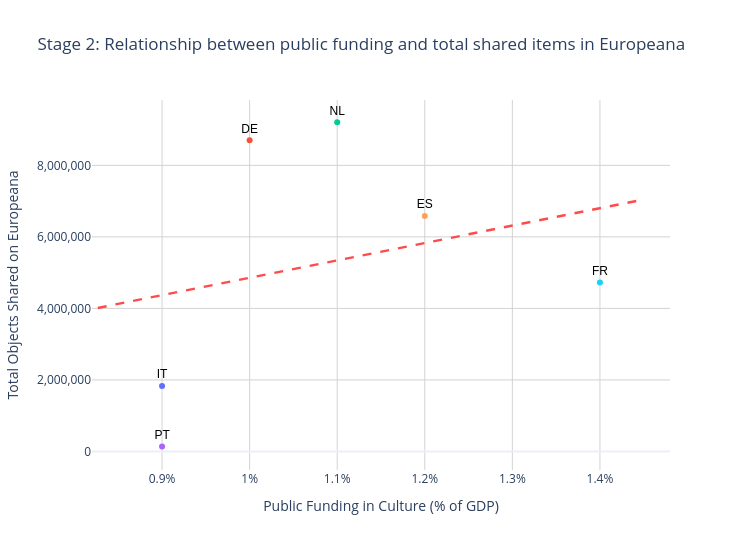

Here is the notebook cell this chart was saved with:
### Markdown cell above
This normalized 100% stacked bar chart explores the proportion of active Europeana data providers relative to the broader baseline of physical GLAM institutions mapped via Wikidata across selected countries. By removing absolute volume differences, the visual distribution highlights a notable disparity: across all observed territories, over 89% of mapped institutions do not currently appear as active contributors to Europeana's Linked Data infrastructure, gettin lost in the sea. This observational pattern suggests that a country's institutional density does not necessarily reflect its active online participation rate.

### Code cell
# Visualization Stage 2 - Culture expenditure
x_vals = df_final['culture_expenditure_gpd_2022'].values
y_vals = df_final['europeana_total'].values

m = np.sum(x_vals * y_vals) / np.sum(x_vals**2)
q = 0

x_line = np.linspace(0, x_vals.max() + 0.05, 100)
y_line = m * x_line

fig2 = px.scatter(
    df_final,
    x="culture_expenditure_gpd_2022",
    y="europeana_total",
    text="iso_code",
    color="iso_code",
    title="Stage 2: Relationship between public funding and total shared items in Europeana",
    labels={
        "culture_expenditure_gpd_2022": "Public Funding in Culture (% of GDP)",
        "europeana_total": "Total Objects Shared on Europeana"
    },
    hover_data={
        "europeana_total": ":,.0f",
        "culture_expenditure_gpd_2022": False,
        "iso_code": False
    }
)

fig2.add_trace(
    go.Scatter(
        x=x_line,
        y=y_line,
        mode="lines",
        name="Global Trendline (OLS)",
        line=dict(dash="dash", color="#FF4B4B", width=2.5),
        showlegend=False,
        hoverinfo="skip"
    )
)

fig2.update_layout(
    template="plotly_white",
    height=550,
    width=750,
    showlegend=False,
    xaxis=dict(
        showgrid=True,
        gridcolor="lightgray",
        ticksuffix="%",
        range=[x_vals.min() - 0.08, x_vals.max() + 0.08]
    ),
    yaxis=dict(
        showgrid=True,
        gridcolor="lightgray",
        tickformat=","
    )
)

fig2.update_traces(
    selector=dict(mode="markers+text"),
    textposition="top center",
    textfont=dict(size=12, family="sans-serif", color="black")
)


fig2.show()

### Figure 1 — Plotly figure (JSON) as saved in the notebook; plotly's stock layout.template omitted (floating-point values rounded to 4 significant figures)
{"data": [{"customdata": [["IT"]], "hovertemplate": "Total Objects Shared on Europeana=%{y:,.0f}<extra></extra>", "legendgroup": "IT", "marker": {"color": "#636efa", "symbol": "circle"}, "mode": "markers+text", "name": "IT", "orientation": "v", "showlegend": true, "text": ["IT"], "textfont": {"color": "black", "family": "sans-serif", "size": 12}, "textposition": "top center", "type": "scatter", "x": [0.9], "xaxis": "x", "y": [1832376], "yaxis": "y"}, {"customdata": [["DE"]], "hovertemplate": "Total Objects Shared on Europeana=%{y:,.0f}<extra></extra>", "legendgroup": "DE", "marker": {"color": "#EF553B", "symbol": "circle"}, "mode": "markers+text", "name": "DE", "orientation": "v", "showlegend": true, "text": ["DE"], "textfont": {"color": "black", "family": "sans-serif", "size": 12}, "textposition": "top center", "type": "scatter", "x": [1], "xaxis": "x", "y": [8701240], "yaxis": "y"}, {"customdata": [["NL"]], "hovertemplate": "Total Objects Shared on Europeana=%{y:,.0f}<extra></extra>", "legendgroup": "NL", "marker": {"color": "#00cc96", "symbol": "circle"}, "mode": "markers+text", "name": "NL", "orientation": "v", "showlegend": true, "text": ["NL"], "textfont": {"color": "black", "family": "sans-serif", "size": 12}, "textposition": "top center", "type": "scatter", "x": [1.1], "xaxis": "x", "y": [9204845], "yaxis": "y"}, {"customdata": [["PT"]], "hovertemplate": "Total Objects Shared on Europeana=%{y:,.0f}<extra></extra>", "legendgroup": "PT", "marker": {"color": "#ab63fa", "symbol": "circle"}, "mode": "markers+text", "name": "PT", "orientation": "v", "showlegend": true, "text": ["PT"], "textfont": {"color": "black", "family": "sans-serif", "size": 12}, "textposition": "top center", "type": "scatter", "x": [0.9], "xaxis": "x", "y": [139858], "yaxis": "y"}, {"customdata": [["ES"]], "hovertemplate": "Total Objects Shared on Europeana=%{y:,.0f}<extra></extra>", "legendgroup": "ES", "marker": {"color": "#FFA15A", "symbol": "circle"}, "mode": "markers+text", "name": "ES", "orientation": "v", "showlegend": true, "text": ["ES"], "textfont": {"color": "black", "family": "sans-serif", "size": 12}, "textposition": "top center", "type": "scatter", "x": [1.2], "xaxis": "x", "y": [6581724], "yaxis": "y"}, {"customdata": [["FR"]], "hovertemplate": "Total Objects Shared on Europeana=%{y:,.0f}<extra></extra>", "legendgroup": "FR", "marker": {"color": "#19d3f3", "symbol": "circle"}, "mode": "markers+text", "name": "FR", "orientation": "v", "showlegend": true, "text": ["FR"], "textfont": {"color": "black", "family": "sans-serif", "size": 12}, "textposition": "top center", "type": "scatter", "x": [1.4], "xaxis": "x", "y": [4724898], "yaxis": "y"}, {"hoverinfo": "skip", "line": {"color": "#FF4B4B", "dash": "dash", "width": 2.5}, "mode": "lines", "name": "Global Trendline (OLS)", "showlegend": false, "type": "scatter", "x": [0, 0.01465, 0.02929, 0.04394, 0.05859, 0.07323, 0.08788, 0.1025, 0.1172, 0.1318, 0.1465, 0.1611, 0.1758, 0.1904, 0.2051, 0.2197, 0.2343, 0.249, 0.2636, 0.2783, 0.2929, 0.3076, 0.3222, 0.3369, 0.3515, 0.3662, 0.3808, 0.3955, 0.4101, 0.4247, 0.4394, 0.454, 0.4687, 0.4833, 0.498, 0.5126, 0.5273, 0.5419, 0.5566, 0.5712, 0.5859, 0.6005, 0.6152, 0.6298, 0.6444, 0.6591, 0.6737, 0.6884, 0.703, 0.7177, 0.7323, 0.747, 0.7616, 0.7763, 0.7909, 0.8056, 0.8202, 0.8348, 0.8495, 0.8641, 0.8788, 0.8934, 0.9081, 0.9227, 0.9374, 0.952, 0.9667, 0.9813, 0.996, 1.011, 1.025, 1.04, 1.055, 1.069, 1.084, 1.098, 1.113, 1.128, 1.142, 1.157, 1.172, 1.186, 1.201, 1.216, 1.23, 1.245, 1.26, 1.274, 1.289, 1.304, 1.318, 1.333, 1.347, 1.362, 1.377, 1.391, 1.406, 1.421, 1.435, 1.45], "y": [0, 71130.0, 142300.0, 213400.0, 284500.0, 355700.0, 426800.0, 497900.0, 569100.0, 640200.0, 711300.0, 782500.0, 853600.0, 924800.0, 995900.0, 1067000.0, 1138000.0, 1209000.0, 1280000.0, 1352000.0, 1423000.0, 1494000.0, 1565000.0, 1636000.0, 1707000.0, 1778000.0, 1850000.0, 1921000.0, 1992000.0, 2063000.0, 2134000.0, 2205000.0, 2276000.0, 2347000.0, 2419000.0, 2490000.0, 2561000.0, 2632000.0, 2703000.0, 2774000.0, 2845000.0, 2917000.0, 2988000.0, 3059000.0, 3130000.0, 3201000.0, 3272000.0, 3343000.0, 3414000.0, 3486000.0, 3557000.0, 3628000.0, 3699000.0, 3770000.0, 3841000.0, 3912000.0, 3984000.0, 4055000.0, 4126000.0, 4197000.0, 4268000.0, 4339000.0, 4410000.0, 4481000.0, 4553000.0, 4624000.0, 4695000.0, 4766000.0, 4837000.0, 4908000.0, 4979000.0, 5051000.0, 5122000.0, 5193000.0, 5264000.0, 5335000.0, 5406000.0, 5477000.0, 5549000.0, 5620000.0, 5691000.0, 5762000.0, 5833000.0, 5904000.0, 5975000.0, 6046000.0, 6118000.0, 6189000.0, 6260000.0, 6331000.0, 6402000.0, 6473000.0, 6544000.0, 6616000.0, 6687000.0, 6758000.0, 6829000.0, 6900000.0, 6971000.0, 7042000.0]}], "layout": {"height": 550, "legend": {"title": {"text": "iso_code"}, "tracegroupgap": 0}, "showlegend": false, "title": {"text": "Stage 2: Relationship between public funding and total shared items in Europeana"}, "width": 750, "xaxis": {"anchor": "y", "domain": [0, 1], "gridcolor": "lightgray", "range": [0.82, 1.48], "showgrid": true, "ticksuffix": "%", "title": {"text": "Public Funding in Culture (% of GDP)"}}, "yaxis": {"anchor": "x", "domain": [0, 1], "gridcolor": "lightgray", "showgrid": true, "tickformat": ",", "title": {"text": "Total Objects Shared on Europeana"}}}}
